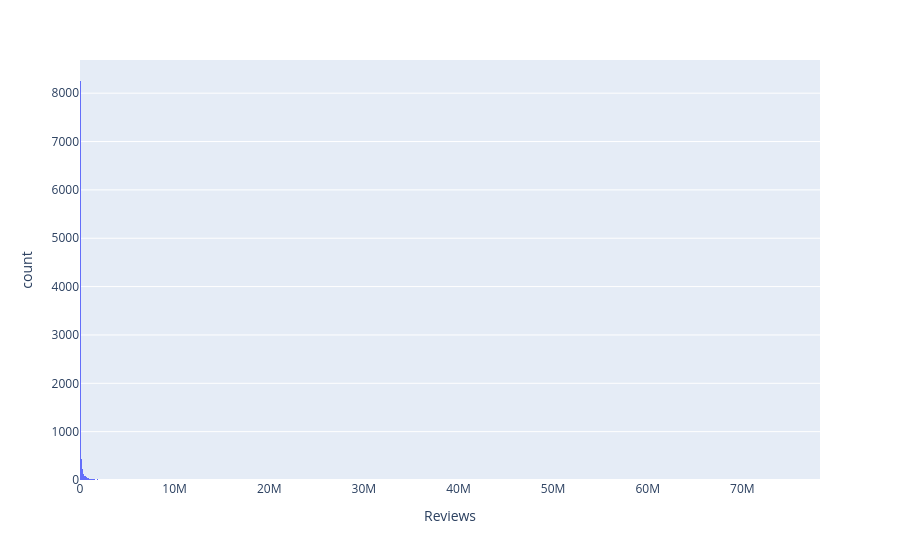

Here is the notebook cell this chart was saved with:
### Code cell
px.histogram(data_frame=df['Reviews'],x='Reviews')

### Figure 1 — Plotly figure (JSON) as saved in the notebook; plotly's stock layout.template omitted (floating-point values rounded to 4 significant figures; data arrays with more than 128 entries replaced by an {"elided": "..."} marker saying what was removed)
{"data": [{"bingroup": "x", "hovertemplate": "Reviews=%{x}<br>count=%{y}<extra></extra>", "legendgroup": "", "marker": {"color": "#636efa", "pattern": {"shape": ""}}, "name": "", "orientation": "v", "showlegend": false, "type": "histogram", "x": {"elided": "9758 int values"}, "xaxis": "x", "yaxis": "y"}], "layout": {"barmode": "relative", "legend": {"tracegroupgap": 0}, "margin": {"t": 60}, "xaxis": {"anchor": "y", "domain": [0, 1], "title": {"text": "Reviews"}}, "yaxis": {"anchor": "x", "domain": [0, 1], "title": {"text": "count"}}}}
